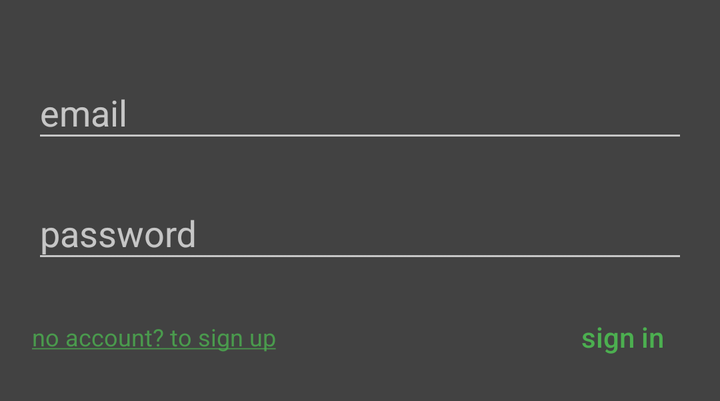
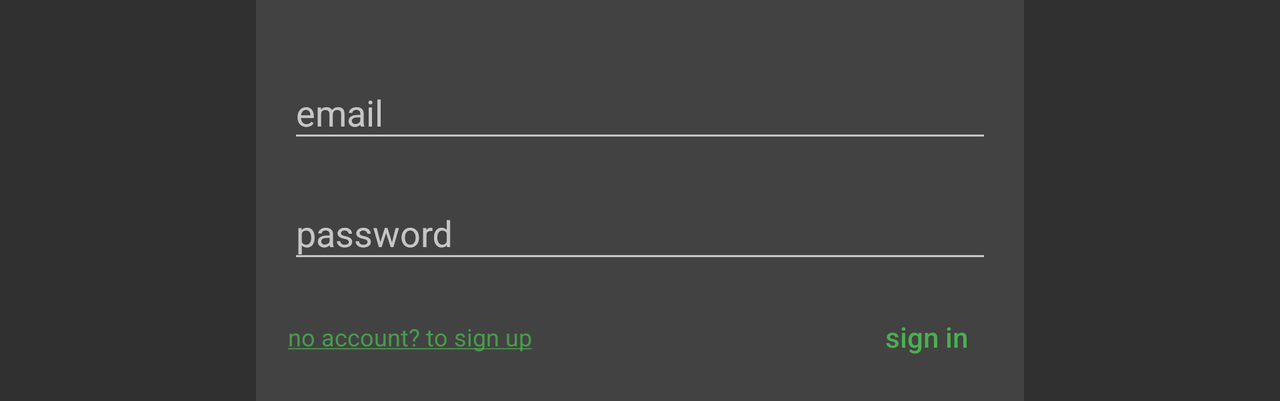

First picture: res/layout/ on a phone held upright. Second picture: the repository's own variant of that layout, on a device whose configuration matches the variant's folder. Source for both follows.
<!-- AndroidManifest.xml: application theme AppTheme -->
<!-- res/layout/login.xml -->
<?xml version="1.0" encoding="utf-8"?>
<LinearLayout xmlns:android="http://schemas.android.com/apk/res/android"
    android:layout_width="match_parent"
    android:layout_height="wrap_content"
    android:orientation="vertical"
    android:background="@color/bar_action_bg"
    android:paddingStart="@dimen/activity_horz_margin"
    android:paddingEnd="@dimen/activity_horz_margin"
    android:paddingTop="@dimen/activity_vertical_margin">

    <TextView
        android:id="@+id/tv_hint"
        android:textSize="12sp"
        android:textColor="?android:attr/textColorTertiary"
        android:lines="1"
        android:ellipsize="start"
        android:layout_width="wrap_content"
        android:layout_height="wrap_content"
        android:layout_marginBottom="8dp"
        android:visibility="gone" />

    <android.support.design.widget.TextInputLayout
        android:hint="@string/label_email"
        android:layout_width="match_parent"
        android:layout_height="wrap_content"
        android:layout_marginTop="8dp">

        <android.support.design.widget.TextInputEditText
            android:id="@+id/et_user"
            android:imeOptions="actionNext"
            android:inputType="textEmailAddress"
            android:layout_width="match_parent"
            android:layout_height="wrap_content" />

    </android.support.design.widget.TextInputLayout>

    <android.support.design.widget.TextInputLayout
        android:hint="@string/label_pwd"
        android:layout_width="match_parent"
        android:layout_height="wrap_content"
        android:layout_marginTop="8dp">

        <android.support.design.widget.TextInputEditText
            android:id="@+id/et_pwd"
            android:imeOptions="actionDone"
            android:inputType="textPassword"
            android:layout_width="match_parent"
            android:layout_height="wrap_content" />

    </android.support.design.widget.TextInputLayout>

    <LinearLayout
        android:layout_width="match_parent"
        android:layout_height="wrap_content"
        android:orientation="horizontal"
        android:layout_marginBottom="8dp"
        android:layout_marginTop="8dp">

        <TextView
            android:id="@+id/tv_reg_desc"
            android:layout_width="0dp"
            android:layout_height="match_parent"
            android:layout_weight="1.0"
            android:gravity="center_vertical"
            android:lines="1"
            android:ellipsize="start"
            android:text="@string/reg_desc"
            android:textColor="@color/reg_text"
            android:textSize="12sp" />

        <Button
            android:id="@+id/bt_login"
            style="?android:attr/buttonBarButtonStyle"
            android:layout_width="wrap_content"
            android:layout_height="wrap_content"
            android:layout_marginStart="16dp"
            android:text="@string/action_login"
            android:textAllCaps="false" />

    </LinearLayout>

</LinearLayout>
<!-- resources referenced by this layout -->
<resources>
  <color name="bar_action_bg">#ff424242</color>
  <color name="reg_text">#cd4caf50</color>
  <dimen name="activity_horz_margin">16dp</dimen>
  <dimen name="activity_vertical_margin">16dp</dimen>
  <string name="action_login">sign in</string>
  <string name="label_email">email</string>
  <string name="label_pwd">password</string>
  <string name="reg_desc"><u>no account? to sign up</u></string>
  <style name="AppTheme" parent="Theme.AppCompat.NoActionBar">
          
          
          <item name="colorAccent">@color/colorAccent</item>
          <item name="android:windowTranslucentStatus">true</item>
      </style>
  <color name="colorAccent">#ff4caf50</color>
</resources>
<!-- res/layout-land/login.xml (the repository's variant of the layout above) -->
<!-- drawn on the phone turned sideways -->
<?xml version="1.0" encoding="utf-8"?>
<LinearLayout xmlns:android="http://schemas.android.com/apk/res/android"
    android:layout_width="match_parent"
    android:layout_height="wrap_content"
    android:orientation="horizontal">

    <View
        android:id="@+id/view_outside_1"
        android:layout_width="0dp"
        android:layout_height="match_parent"
        android:layout_weight="1.0" />

    <LinearLayout
        android:layout_width="0dp"
        android:layout_height="wrap_content"
        android:layout_weight="@integer/sheet_weight"
        android:background="@color/bar_action_bg"
        android:orientation="vertical"
        android:paddingStart="@dimen/activity_horz_margin"
        android:paddingEnd="@dimen/activity_horz_margin"
        android:paddingTop="@dimen/activity_vertical_margin">

        <TextView
            android:id="@+id/tv_hint"
            android:textSize="12sp"
            android:textColor="?android:attr/textColorTertiary"
            android:text="@string/hint_user_free"
            android:lines="1"
            android:ellipsize="start"
            android:layout_width="wrap_content"
            android:layout_height="wrap_content"
            android:layout_marginBottom="8dp"
            android:visibility="gone" />

        <android.support.design.widget.TextInputLayout
            android:layout_width="match_parent"
            android:layout_height="wrap_content"
            android:layout_marginTop="8dp"
            android:hint="@string/label_email">

            <android.support.design.widget.TextInputEditText
                android:id="@+id/et_user"
                android:layout_width="match_parent"
                android:layout_height="wrap_content"
                android:imeOptions="actionNext"
                android:inputType="textEmailAddress" />

        </android.support.design.widget.TextInputLayout>

        <android.support.design.widget.TextInputLayout
            android:layout_width="match_parent"
            android:layout_height="wrap_content"
            android:layout_marginTop="8dp"
            android:hint="@string/label_pwd">

            <android.support.design.widget.TextInputEditText
                android:id="@+id/et_pwd"
                android:layout_width="match_parent"
                android:layout_height="wrap_content"
                android:imeOptions="actionDone"
                android:inputType="textPassword" />

        </android.support.design.widget.TextInputLayout>

        <LinearLayout
            android:layout_width="match_parent"
            android:layout_height="wrap_content"
            android:layout_marginBottom="8dp"
            android:layout_marginTop="8dp"
            android:orientation="horizontal">

            <TextView
                android:id="@+id/tv_reg_desc"
                android:layout_width="0dp"
                android:layout_height="match_parent"
                android:layout_weight="1.0"
                android:ellipsize="start"
                android:gravity="center_vertical"
                android:lines="1"
                android:text="@string/reg_desc"
                android:textColor="@color/reg_text"
                android:textSize="12sp" />

            <Button
                android:id="@+id/bt_login"
                style="?android:attr/buttonBarButtonStyle"
                android:layout_width="wrap_content"
                android:layout_height="wrap_content"
                android:layout_marginStart="16dp"
                android:text="@string/action_login"
                android:textAllCaps="false" />

        </LinearLayout>

    </LinearLayout>

    <View
        android:id="@+id/view_outside_2"
        android:layout_width="0dp"
        android:layout_height="match_parent"
        android:layout_weight="1.0" />

</LinearLayout>
<!-- resources referenced by the variant -->
<!-- as the phone turned sideways resolves them -->
<resources>
  <color name="bar_action_bg">#ff424242</color>
  <color name="reg_text">#cd4caf50</color>
  <dimen name="activity_horz_margin">16dp</dimen>
  <dimen name="activity_vertical_margin">16dp</dimen>
  <!-- from res/values-sw320dp-land/ -->
  <integer name="sheet_weight">3</integer>
  <string name="action_login">sign in</string>
  <string name="hint_user_free">you are signed in already</string>
  <string name="label_email">email</string>
  <string name="label_pwd">password</string>
  <string name="reg_desc"><u>no account? to sign up</u></string>
  <style name="AppTheme" parent="Theme.AppCompat.NoActionBar">
          
          
          <item name="colorAccent">@color/colorAccent</item>
          <item name="android:windowTranslucentStatus">true</item>
      </style>
  <color name="colorAccent">#ff4caf50</color>
</resources>
